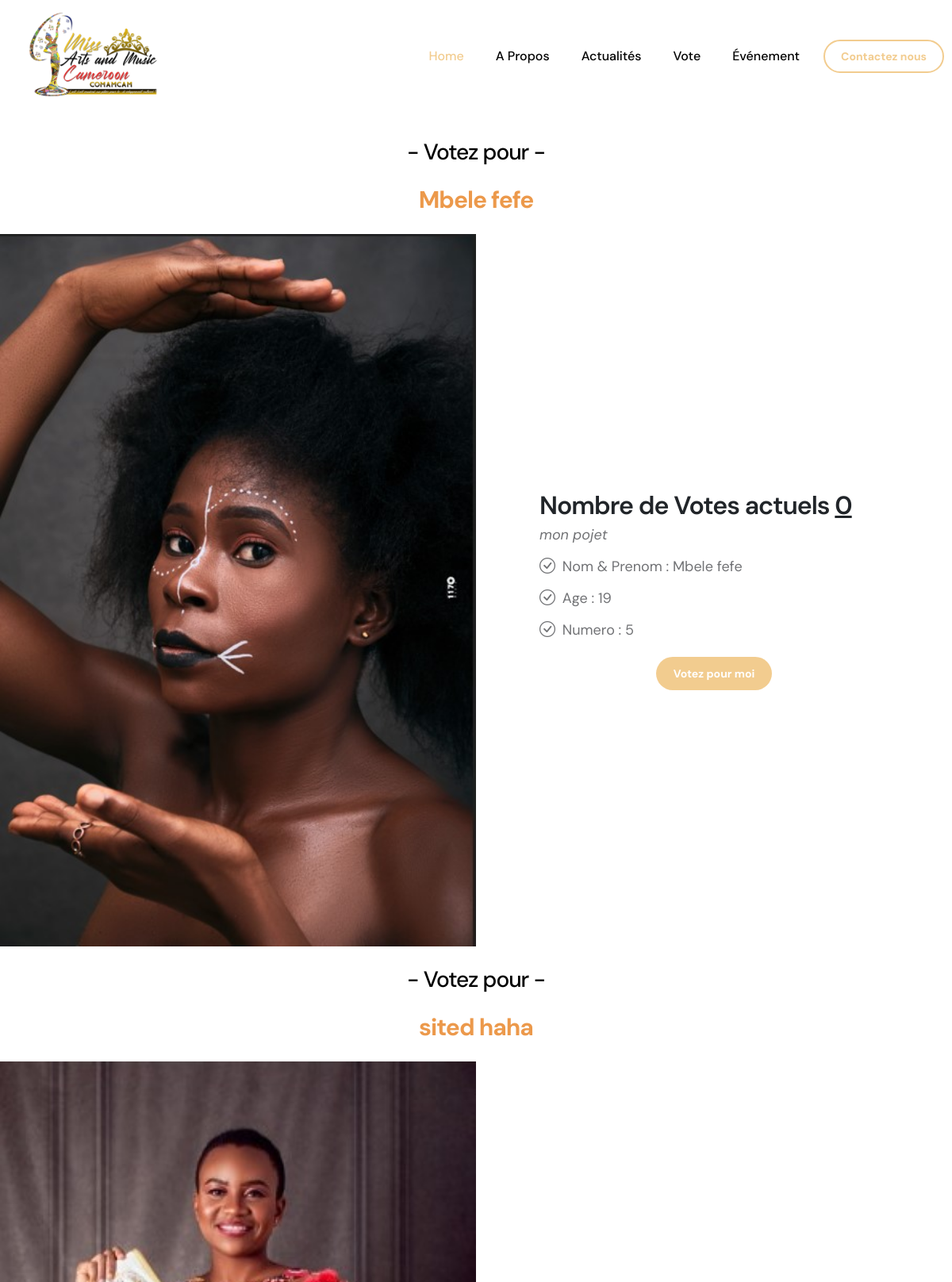
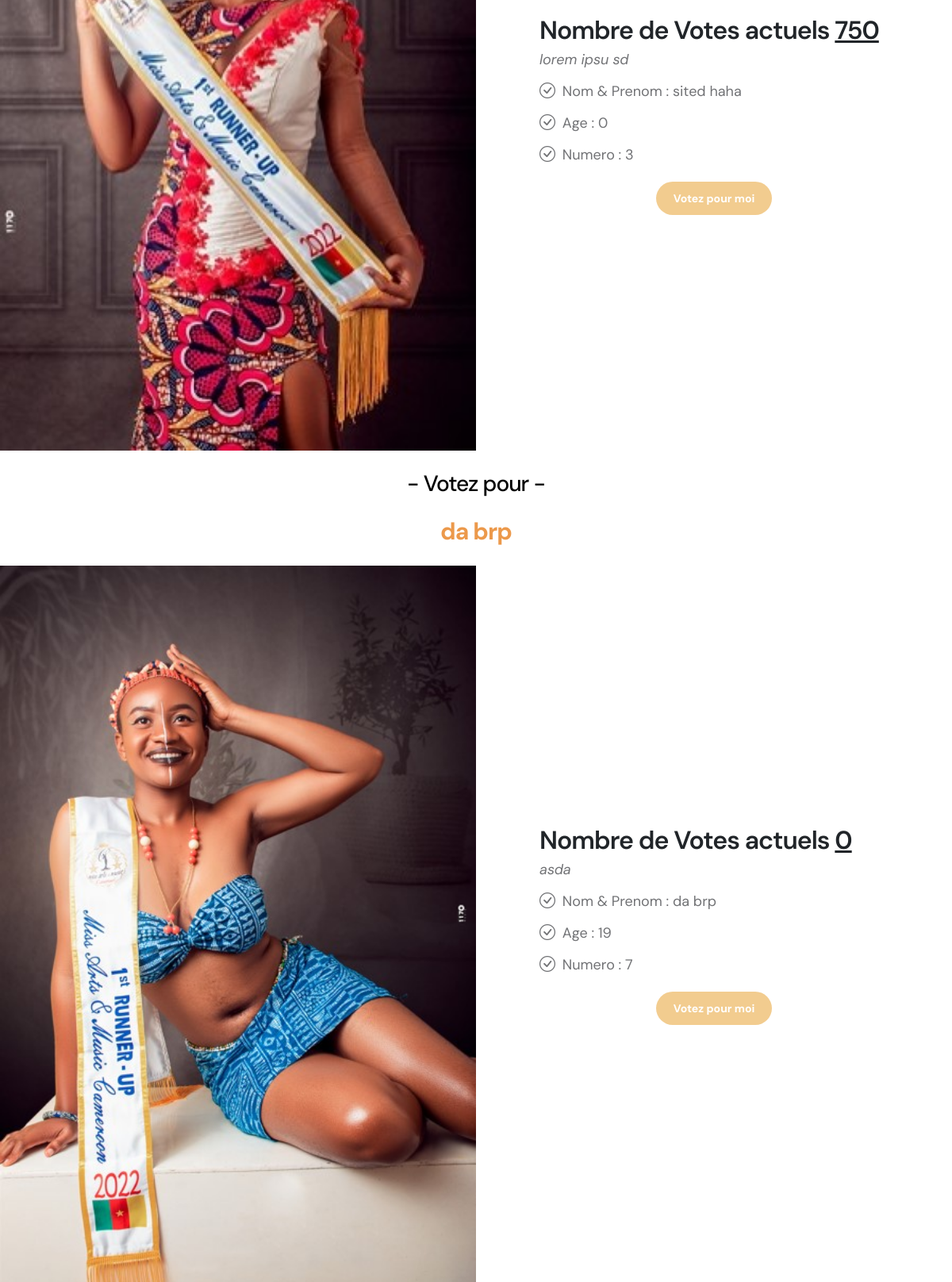
The app's page /allCandidat (upper part) with its own data (2 pictures, top to bottom).
### miss/models.py (models this page shows, shortened)
class Candidat(models.Model):
    prenom = models.CharField(max_length=140, blank=True)
    nom = models.CharField(max_length=140, blank=True)
    numero = models.IntegerField(default=0)
    nombreVote = models.IntegerField(default=0, editable = False)
    profile_image = models.ImageField(upload_to = 'media', null = True, blank = True)
    age = models.IntegerField(default=0)
    projet = models.TextField(blank=True)

### miss/views.py (the view)
# urls.py: path("allCandidat", views.allCandidat, name="allCandidat"),
def allCandidat(request):
    candidats = Candidat.objects.all().order_by('?')
    return render(request, 'allCandidat.html', {'candidats': candidats,})

### miss/templates/allCandidat.html
{% extends "base.html" %}
{% load static %}
{% block content %}
<div style="padding-bottom: 150px;"></div>
  <section id="onfocus" class="onfocus">
    {% for candidat in candidats %}
    <div class="container-fluid p-0" data-aos="fade-up">
      <div class="container">
        <h3 class="text-center section-subheading"  style="margin-top: 25px;">- Votez pour -</h3>
        <h1 class="text-center section-heading">{{candidat.nom}} {{candidat.prenom}}</h1>
      </div>
      <div class="row g-0">
        <div class="col-lg-6 video-play position-relative">
          <img src="{{candidat.profile_image.url}}" class="img-flui" alt="">
        </div>
        <div class="col-lg-6">
          <div class="content d-flex flex-column justify-content-center h-100">
            <h3>Nombre de Votes actuels <span style="text-decoration: underline;">{{candidat.nombreVote}}</span></h3>
            <p class="fst-italic">
              {{candidat.projet}}
            </p>
            <ul>
              <li><i class="bi bi-check-circle"></i> Nom & Prenom : {{candidat.nom}} {{candidat.prenom}}</li>
              <li><i class="bi bi-check-circle"></i> Age : {{candidat.age}}</li>
              <li><i class="bi bi-check-circle"></i> Numero : {{candidat.numero}} </li>
            </ul>
            <div style="text-align: center; align-items: center; justify-content: center;">
                <a href="{% url 'candidatDetail' candidat.numero %}" class="btn custom-btn" style="text-align: center;">Votez pour moi</a>
                </div>
          </div>
        </div>
      </div>
    </div>
    {% endfor %}
  </section>
{% endblock %}

### miss/static/css/index.css (style rules this page uses)
:root { --white-color: #ffffff; --primary-color: #81B29A; --secondary-color: #3D405B; --section-bg-color: #F4F1DE; --custom-btn-bg-color: #F2CC8F; --custom-btn-bg-hover-color: #E07A5F; --dark-color: #000000; --p-color: #717275; --link-hover-color: #F2CC8F; --body-font-family: 'DM Sans', sans-serif; --h1-font-size: 42px; --h2-font-size: 36px; --h3-font-size: 28px; --h4-font-size: 24px; --h5-font-size: 22px; --h6-font-size: 20px; --p-font-size: 18px; --menu-font-size: 16px; --btn-font-size: 14px; --border-radius-large: 100px; --border-radius-medium: 20px; --border-radius-small: 10px; --font-weight-normal: 400; --font-weight-medium: 500; --font-weight-bold: 700; }
body { background-color: var(--white-color); font-family: var(--body-font-family); }
h2, h3, h4, h5, h6 { color: var(--dark-color); }
h1, h2, h3, h4, h5, h6 { font-weight: var(--font-weight-medium); letter-spacing: -1px; }
h1 { font-size: var(--h1-font-size); font-weight: var(--font-weight-bold); }
h3 { font-size: var(--h3-font-size); }
p { color: var(--p-color); font-size: var(--p-font-size); font-weight: var(--font-weight-normal); }
ul li { color: var(--p-color); font-size: var(--p-font-size); font-weight: var(--font-weight-normal); }
a, button { touch-action: manipulation; transition: all 0.3s; }
a { display: inline-block; color: var(--secondary-color); text-decoration: none; }
.custom-btn { background: var(--custom-btn-bg-color); border: 2px solid transparent; border-radius: var(--border-radius-large); color: var(--white-color); font-size: var(--btn-font-size); font-weight: var(--font-weight-bold); line-height: normal; transition: all 0.3s; padding: 10px 20px; }

### miss/static/css/slider.css (style rules this page uses)
*, *::before, *::after { margin: 0; padding: 0; box-sizing: border-box; list-style-type: none; text-decoration: none; }
:root { --primary: #ec994b; --white: #ffffff; --bg: #f5f5f5; }
html { font-size: 62.5%; font-family: "Montserrat", sans-serif; scroll-behavior: smooth; }
.container { max-width: 124rem; padding: 0 1rem; margin: 0 auto; }
.text-center { text-align: center; }
.section-heading { font-size: 3rem; color: var(--primary); padding: 2rem 0; }

### miss/static/css/main.css (style rules this page uses)
.img-flui { object-fit: cover; width: 100%; }
.onfocus { padding: 0; }
.onfocus .video-play { min-height: 400px; }
.onfocus .content { background: linear-gradient(rgba(var(--color-secondary-rgb), 0.5), rgba(var(--color-secondary-rgb), 0.8)), url("../images/onfocus-content-bg.jpg") center center; background-size: cover; color: rgba(var(--color-white-rgb), 0.8); padding: 40px; }
@media (min-width: 768px) { .onfocus .content { padding: 80px; } }
.onfocus .content h3 { font-weight: 600; font-size: 32px; color: var(--color-white); }
.onfocus .content ul { list-style: none; padding: 0; }
.onfocus .content ul li { padding-bottom: 10px; }
.onfocus .content ul i { font-size: 20px; padding-right: 4px; color: var(--color-primary); }

### records on screen
Candidat: nom "Mbele", prenom "fefe", profile_image (picture), nombreVote "0", projet "mon pojet", age "19", numero "5"
Candidat: nom "sited", prenom "haha", profile_image (picture), nombreVote "750", projet "lorem ipsu sd", age "0", numero "3"
Candidat: nom "da", prenom "brp", profile_image (picture), nombreVote "0", projet "asda", age "19", numero "7"
